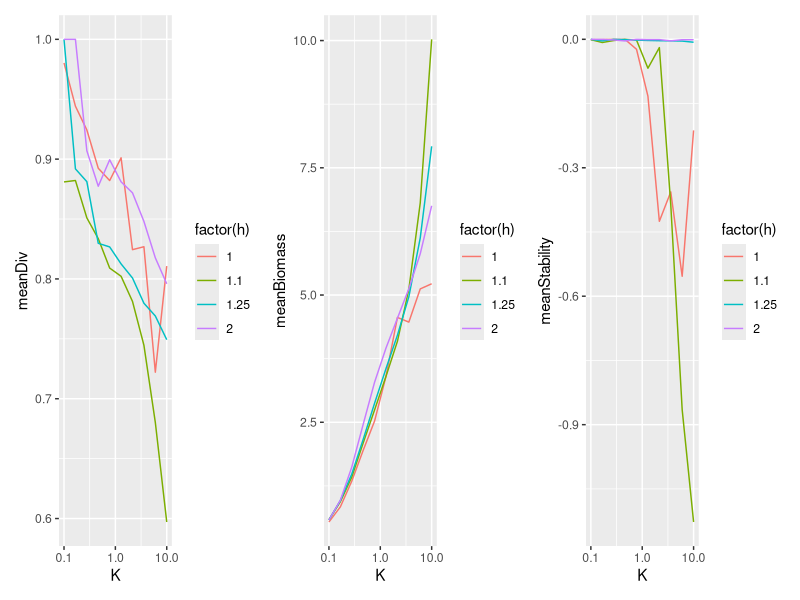

Write the R code that produced this figure.
library(tidyverse)
library(patchwork)

df <- read_csv("h-k_exp.csv")

sumDat_div <- df %>% 
  group_by(h,K) %>% 
  summarise(
    meanDiv = mean(diversity, na.rm = TRUE),
    meanBiomass = mean(biomass, na.rm = TRUE),
    meanStability = mean(stability, na.rm = TRUE),
  )
  
p1 <- ggplot(sumDat_div, aes(x = K, y = meanDiv, colour = factor(h)))+
  geom_line()+
  scale_x_log10()

p2 <- ggplot(sumDat_div, aes(x = K, y = meanBiomass, colour = factor(h)))+
  geom_line()+
  scale_x_log10()

p3 <- ggplot(sumDat_div, aes(x = K, y = meanStability, colour = factor(h)))+
  geom_line()+
  scale_x_log10()

p1+p2+p3
